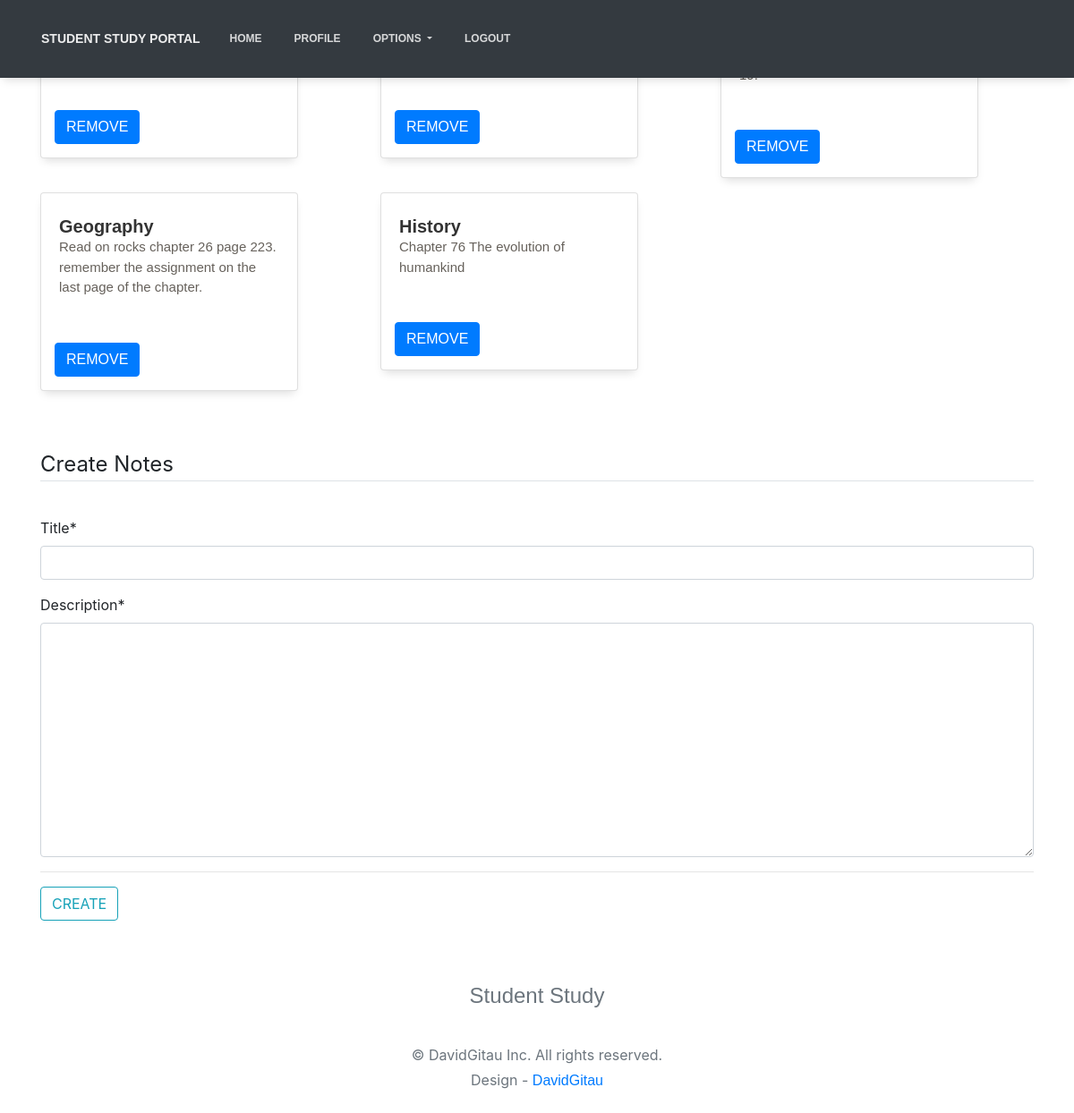
Screenshot of /notes (signed in) with the database file from the repository.
### dashboard/models.py (models this page shows, shortened)
class Notes(models.Model):
    user = models.ForeignKey(User, on_delete=models.CASCADE)
    title = models.CharField(max_length=200)
    description = models.TextField()
    class Meta:
        verbose_name = "notes"
        verbose_name_plural = "notes"

### dashboard/views.py (the view)
# urls.py: path('notes', views.notes, name="notes"),
@login_required
def notes(request):
    if request.method == "POST":
        form = NotesForm(request.POST)
        if form.is_valid():
            notes  = Notes(user=request.user,title=request.POST['title'],description=request.POST['description'])
            notes.save()
        messages.success(request, f"Notes added from {request.user.username} Successfully!")
    else:
        form = NotesForm()
    notes = Notes.objects.filter(user=request.user)
    context = {'notes':notes,'form':form}
    return render(request, 'dashboard/notes.html', context)

### dashboard/forms.py
class NotesForm(forms.ModelForm):
    class Meta:
        model = Notes
        fields = ['title', 'description']

### dashboard/templates/dashboard/notes.html (shortened to what this page needs)
{% extends 'dashboard/base.html' %}
{% load static %}
{% load crispy_forms_filters %}
{% block content %}
<div class="container">
    <div class="row">
        {% for note in notes %}
        <div class="col-sm-4">
        <a class="a text-dark" href="{% url 'notes-detail' note.id %}" style="text-decoration: none;">
        <div class="card mb-3" style="max-width: 18rem;">
            <div class="card-body">
              <h5 class="card-title">{{note.title}}</h5>
              <p class="card-text">{{note.description}}</p>
            </div>
            <div class="card-footer">
                <a href="{% url 'delete-note' note.id %}" class="btn btn-primary">Remove</a>
            </div>
          </div>
        </a>
        </div>
        {% endfor %}
        <br><br>
    </div>
</div>
<br><br>
<div class="container">
    <form action="" method="POST">
        <fieldset class="form-group">
            <legend class="border-bottom mb-4">Create Notes</legend>
        </fieldset>
        {{form|crispy}}
        <hr>
        <div class="form-group">
            <button class="btn btn-outline-info" type="submit">Create</button>
        </div>
    </form>
</div>
{% endblock content %}

### dashboard/static/css/styles.css (style rules this page uses)
body, p, .navbar, .brand, a, .td-name, td, button, input, select, textarea { font-family: "Roboto", "Helvetica", Arial, sans-serif; }
h1, .h1, h2, .h2, h3, .h3, h4, .h4, h5, .h5, h6, .h6, .title, .card-title, .info-title, .footer-brand, .footer-big h5, .footer-big h4, .media .media-heading { font-family: "Dosis", "Helvetica", Arial, sans-serif; font-weight: 600; }

### rows the page displays
Notes: title "Geography", description "Read on rocks chapter 26 page 223. remember the assignment on the last page of the chapter."
Notes: title "History", description "Chapter 76 The evolution of humankind"
